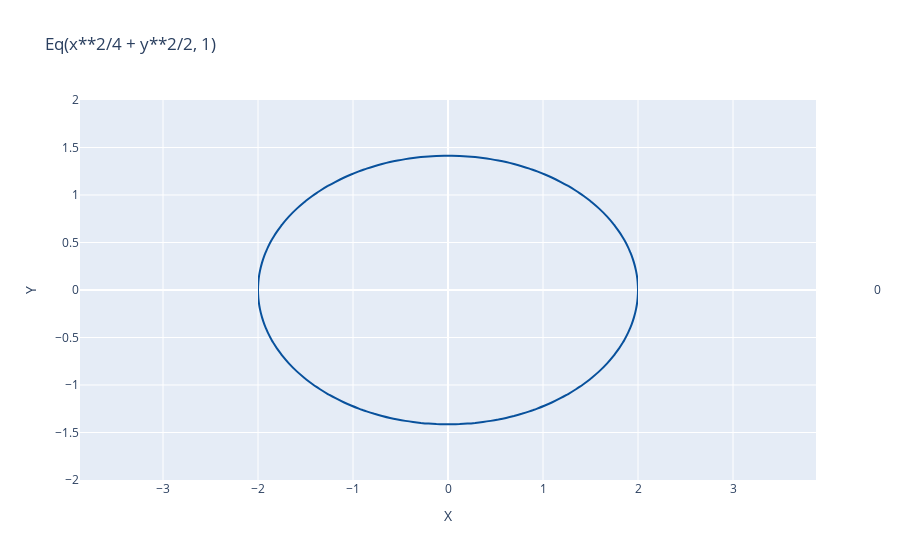

Notebook code for this chart:
### Code cell
av.plot_implicit(eq, (x,-2,2), (y,-2,2))

### Figure 1 — Plotly figure (JSON) as saved in the notebook; plotly's stock layout.template omitted (floating-point values rounded to 4 significant figures; data arrays with more than 128 entries replaced by an {"elided": "..."} marker saying what was removed)
{"data": [{"colorscale": [[0, "rgb(247,251,255)"], [0.125, "rgb(222,235,247)"], [0.25, "rgb(198,219,239)"], [0.375, "rgb(158,202,225)"], [0.5, "rgb(107,174,214)"], [0.625, "rgb(66,146,198)"], [0.75, "rgb(33,113,181)"], [0.875, "rgb(8,81,156)"], [1, "rgb(8,48,107)"]], "contours": {"coloring": "lines", "end": 0, "size": 2, "start": 0}, "line": {"width": 2}, "name": "x**2/4 + y**2/2 - 1", "showlegend": false, "type": "contour", "x": [-2, -1.918, -1.837, -1.755, -1.673, -1.592, -1.51, -1.429, -1.347, -1.265, -1.184, -1.102, -1.02, -0.9388, -0.8571, -0.7755, -0.6939, -0.6122, -0.5306, -0.449, -0.3673, -0.2857, -0.2041, -0.1224, -0.04082, 0.04082, 0.1224, 0.2041, 0.2857, 0.3673, 0.449, 0.5306, 0.6122, 0.6939, 0.7755, 0.8571, 0.9388, 1.02, 1.102, 1.184, 1.265, 1.347, 1.429, 1.51, 1.592, 1.673, 1.755, 1.837, 1.918, 2], "y": [-2, -1.918, -1.837, -1.755, -1.673, -1.592, -1.51, -1.429, -1.347, -1.265, -1.184, -1.102, -1.02, -0.9388, -0.8571, -0.7755, -0.6939, -0.6122, -0.5306, -0.449, -0.3673, -0.2857, -0.2041, -0.1224, -0.04082, 0.04082, 0.1224, 0.2041, 0.2857, 0.3673, 0.449, 0.5306, 0.6122, 0.6939, 0.7755, 0.8571, 0.9388, 1.02, 1.102, 1.184, 1.265, 1.347, 1.429, 1.51, 1.592, 1.673, 1.755, 1.837, 1.918, 2], "z": {"elided": "50x50 float values"}}], "layout": {"title": {"text": "Eq(x**2/4 + y**2/2, 1)"}, "xaxis": {"title": {"text": "X"}}, "yaxis": {"scaleanchor": "x", "scaleratio": 1, "title": {"text": "Y"}}}}
